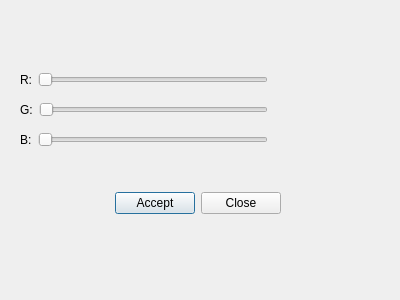
<?xml version="1.0" encoding="UTF-8"?>
<ui version="4.0">
 <class>Dialog</class>
 <widget class="QDialog" name="Dialog">
  <property name="geometry">
   <rect>
    <x>0</x>
    <y>0</y>
    <width>400</width>
    <height>300</height>
   </rect>
  </property>
  <property name="windowTitle">
   <string>Dialog</string>
  </property>
  <widget class="QWidget" name="">
   <property name="geometry">
    <rect>
     <x>20</x>
     <y>70</y>
     <width>261</width>
     <height>19</height>
    </rect>
   </property>
   <layout class="QHBoxLayout" name="horizontalLayout">
    <item>
     <widget class="QLabel" name="label">
      <property name="text">
       <string>R:</string>
      </property>
     </widget>
    </item>
    <item>
     <widget class="QSlider" name="horizontalSlider">
      <property name="orientation">
       <enum>Qt::Horizontal</enum>
      </property>
     </widget>
    </item>
    <item>
     <widget class="QLabel" name="c1">
      <property name="text">
       <string/>
      </property>
     </widget>
    </item>
   </layout>
  </widget>
  <widget class="QWidget" name="">
   <property name="geometry">
    <rect>
     <x>20</x>
     <y>100</y>
     <width>261</width>
     <height>19</height>
    </rect>
   </property>
   <layout class="QHBoxLayout" name="horizontalLayout_2">
    <item>
     <widget class="QLabel" name="label_2">
      <property name="text">
       <string>G:</string>
      </property>
     </widget>
    </item>
    <item>
     <widget class="QSlider" name="horizontalSlider_2">
      <property name="orientation">
       <enum>Qt::Horizontal</enum>
      </property>
     </widget>
    </item>
    <item>
     <widget class="QLabel" name="c2">
      <property name="text">
       <string/>
      </property>
     </widget>
    </item>
   </layout>
  </widget>
  <widget class="QWidget" name="">
   <property name="geometry">
    <rect>
     <x>20</x>
     <y>130</y>
     <width>261</width>
     <height>19</height>
    </rect>
   </property>
   <layout class="QHBoxLayout" name="horizontalLayout_3">
    <item>
     <widget class="QLabel" name="label_3">
      <property name="text">
       <string>B:</string>
      </property>
     </widget>
    </item>
    <item>
     <widget class="QSlider" name="horizontalSlider_3">
      <property name="orientation">
       <enum>Qt::Horizontal</enum>
      </property>
     </widget>
    </item>
    <item>
     <widget class="QLabel" name="c3">
      <property name="text">
       <string/>
      </property>
     </widget>
    </item>
   </layout>
  </widget>
  <widget class="QWidget" name="">
   <property name="geometry">
    <rect>
     <x>30</x>
     <y>190</y>
     <width>251</width>
     <height>27</height>
    </rect>
   </property>
   <layout class="QHBoxLayout" name="horizontalLayout_4">
    <item>
     <spacer name="horizontalSpacer">
      <property name="orientation">
       <enum>Qt::Horizontal</enum>
      </property>
      <property name="sizeHint" stdset="0">
       <size>
        <width>40</width>
        <height>20</height>
       </size>
      </property>
     </spacer>
    </item>
    <item>
     <widget class="QPushButton" name="pushButton">
      <property name="text">
       <string>Accept</string>
      </property>
     </widget>
    </item>
    <item>
     <widget class="QPushButton" name="pushButton_2">
      <property name="text">
       <string>Close</string>
      </property>
     </widget>
    </item>
   </layout>
  </widget>
 </widget>
 <tabstops>
  <tabstop>horizontalSlider</tabstop>
  <tabstop>horizontalSlider_2</tabstop>
  <tabstop>horizontalSlider_3</tabstop>
  <tabstop>pushButton</tabstop>
  <tabstop>pushButton_2</tabstop>
 </tabstops>
 <resources/>
 <connections>
  <connection>
   <sender>pushButton</sender>
   <signal>clicked()</signal>
   <receiver>Dialog</receiver>
   <slot>accept()</slot>
   <hints>
    <hint type="sourcelabel">
     <x>89</x>
     <y>205</y>
    </hint>
    <hint type="destinationlabel">
     <x>99</x>
     <y>234</y>
    </hint>
   </hints>
  </connection>
  <connection>
   <sender>pushButton_2</sender>
   <signal>clicked()</signal>
   <receiver>Dialog</receiver>
   <slot>reject()</slot>
   <hints>
    <hint type="sourcelabel">
     <x>184</x>
     <y>207</y>
    </hint>
    <hint type="destinationlabel">
     <x>210</x>
     <y>236</y>
    </hint>
   </hints>
  </connection>
 </connections>
</ui>
